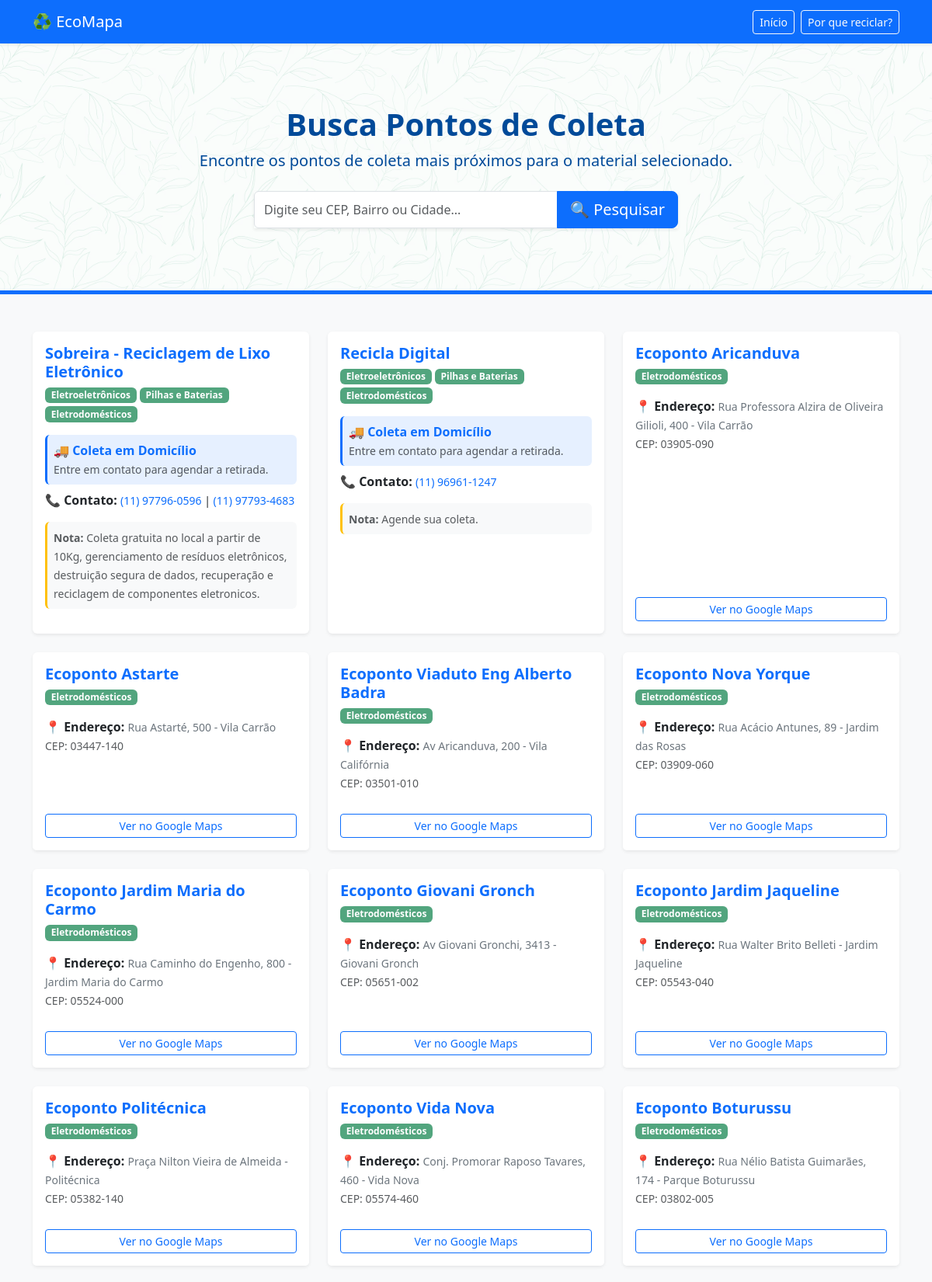
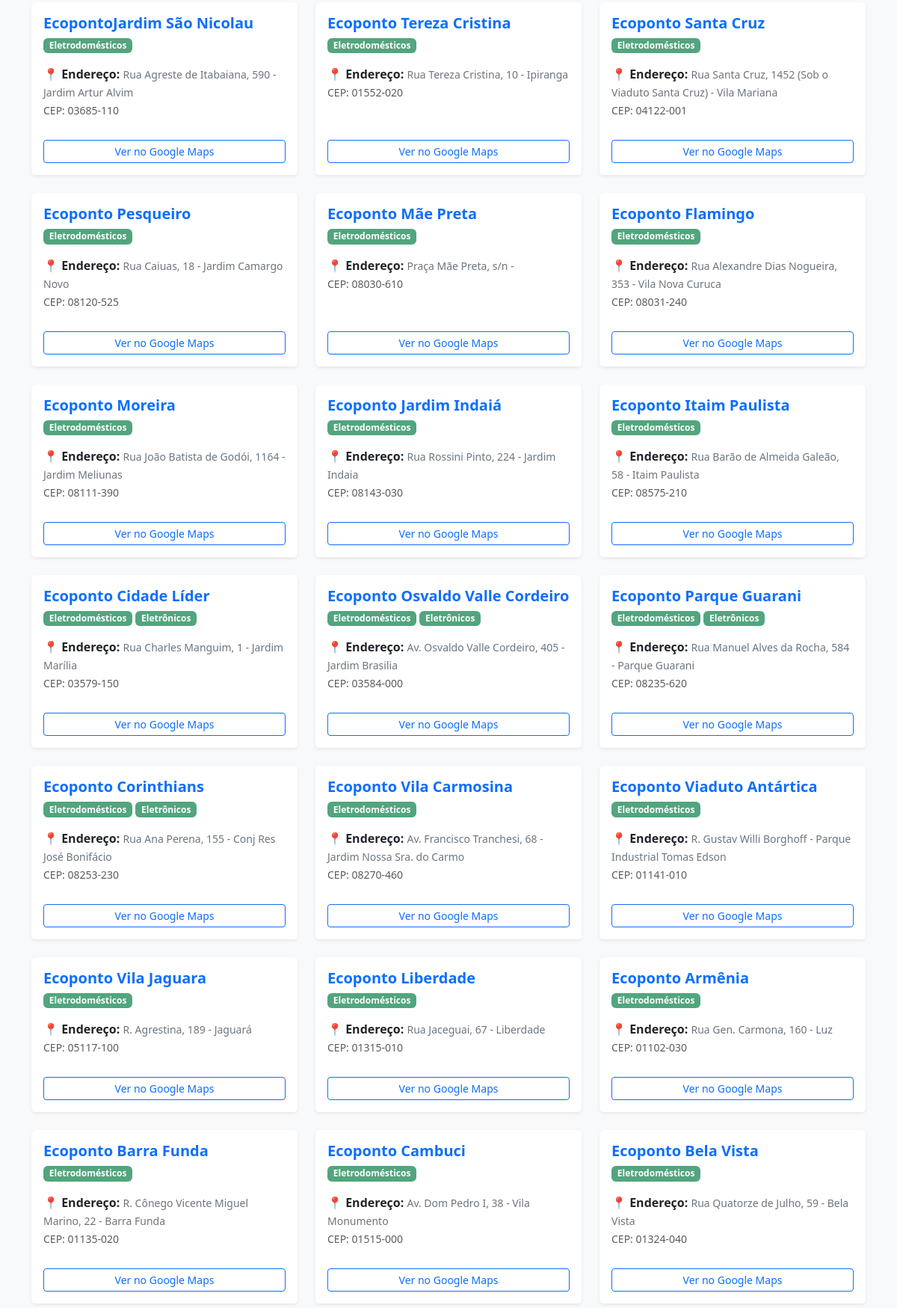
/busca?tipo=Eletrodomésticos (upper part), run on the app's committed database (2 pictures, top to bottom).
### app.py (models this page shows, shortened)
class PontoColeta(db.Model):
    id = db.Column(db.Integer, primary_key=True)
    nome = db.Column(db.String(100), nullable=False)
    endereco = db.Column(db.String(200), nullable=True)
    bairro = db.Column(db.String(100), nullable=True)
    cidade = db.Column(db.String(100), nullable=True)
    cep = db.Column(db.String(20), nullable=True)
    tipo_material = db.Column(db.String(200), nullable=False)
    telefone1 = db.Column(db.String(20))
    telefone2 = db.Column(db.String(20))
    observacoes = db.Column(db.Text)  # Text permite textos mais longos que String
    latitude = db.Column(db.Float)
    longitude = db.Column(db.Float)

### app.py (the view, shortened to what this page needs)
@app.route('/busca', methods=['GET', 'POST'])
def busca():
    resultados = []
    tipo_filtro = request.args.get('tipo')
    busca_texto = request.form.get('cep')
    query = PontoColeta.query
    if tipo_filtro:
        query = query.filter(PontoColeta.tipo_material.ilike(f"%{tipo_filtro}%"))
    resultados = query.limit(90).all()
    return render_template('busca.html', resultados=resultados)

### templates/busca.html (shortened to what this page needs)
<!DOCTYPE html>
<html lang="pt-br">
<head>
    <link href="https://cdn.jsdelivr.net/npm/bootstrap@5.3.0/dist/css/bootstrap.min.css" rel="stylesheet">
    <link rel="stylesheet" href="https://cdn.jsdelivr.net/npm/bootstrap-icons@1.11.3/font/bootstrap-icons.min.css">
</head>
<body class="bg-light">
    <nav class="navbar navbar-dark bg-primary shadow-sm">
        <div class="container">
            <a class="navbar-brand" href="/">♻️ EcoMapa</a>
            <div class="d-flex">
                <a href="/" class="btn btn-outline-light btn-sm me-2">Início</a>
                <a href="/importancia" class="btn btn-outline-light btn-sm">Por que reciclar?</a>
            </div>
        </div>
    </nav>
    <section class="hero-section text-center">
        <div class="container">
            <h1 class="fw-bold">Busca Pontos de Coleta</h1>
            <p class="lead">Encontre os pontos de coleta mais próximos para o material selecionado.</p>
            <div class="row justify-content-center mt-4">
                <div class="col-md-6">
                    <form method="POST" class="input-group shadow-sm">
                       <input type="text" name="cep" class="form-control" placeholder="Digite seu CEP, Bairro ou Cidade..." aria-label="Buscar localização">
                        <button class="btn btn-primary btn-lg" type="submit">🔍 Pesquisar</button>
                    </form>
                </div>
            </div>
        </div>
    </section>
    <div class="container my-5">
        <div class="row g-4">
            {% for ponto in resultados %}
            <div class="col-md-6 col-lg-4">
                <div class="card h-100 shadow-sm border-0 result-card">
                    <div class="card-body">
                        <div class="d-flex justify-content-between align-items-start mb-2">
                            <h5 class="card-title text-primary fw-bold mb-0">{{ ponto.nome }}</h5>
                        </div>
                        <div class="d-flex flex-wrap gap-1 mb-3">
                            {% for material in ponto.tipo_material.split(';') %}
                            <span class="badge bg-success opacity-75">{{ material }}</span>
                            {% endfor %}
                        </div>
                        {% if ponto.endereco %}
                        <p class="card-text mb-1">
                            <strong>📍 Endereço:</strong>
                            <span class="text-secondary small">{{ ponto.endereco }} - {{ ponto.bairro }}
                            <br>
                                <span class="text-muted">CEP: {{ ponto.cep }}</span>
                            </span>
                        </p>
                        {% else %}
                        <div class="p-2 mb-2 bg-primary bg-opacity-10 rounded border-start border-3 border-primary">
                            <p class="card-text mb-0 text-primary fw-bold">
                                🚚 Coleta em Domicílio
                            </p>
                            <span class="text-muted small">Entre em contato para agendar a retirada.</span>
                        </div>
                        {% endif %}
                        {% if ponto.telefone1 or ponto.telefone2 %}
                        <p class="card-text mb-1">
                            <strong>📞 Contato:</strong>
                            <span class="small">
            {% if ponto.telefone1 %}<a href="tel:{{ ponto.telefone1 }}" class="text-decoration-none">{{ ponto.telefone1 }}</a>{% endif %}
            {% if ponto.telefone1 and ponto.telefone2 %} | {% endif %}
            {% if ponto.telefone2 %}<a href="tel:{{ ponto.telefone2 }}" class="text-decoration-none">{{ ponto.telefone2 }}</a>{% endif %}
        </span>
                        </p>
                        {% endif %}
                        {% if ponto.observacoes %}
                        <div class="mt-3 p-2 bg-light rounded border-start border-3 border-warning">
                            <small class="text-muted"><strong>Nota:</strong> {{ ponto.observacoes }}</small>
                        </div>
                        {% endif %}
                    </div>
                    {% if ponto.latitude and ponto.longitude and ponto.endereco %}
                        <div class="card-footer bg-white border-0 pb-3">
                            <a href="https://www.google.com/maps/search/?api=1&query={{ ponto.latitude }},{{ ponto.longitude }}"
                                target="_blank"
                                class="btn btn-outline-primary btn-sm w-100">
                                  Ver no Google Maps
                            </a>
                        </div>
                    {% else %}
                        <div class="pb-3"></div>
                    {% endif %}
                </div>
            </div>
            {% endfor %}
        </div>
    </div>
</body>
</html>

### data on the page
PontoColeta: nome "Sobreira - Reciclagem de Lixo Eletrônico", material "Eletroeletrônicos" "Pilhas e Baterias" "Eletrodomésticos", endereco "🚚 Coleta em Domicílio", shows "Entre em contato para agendar a retirada.", telefone1 "(11) 97796-0596", telefone2 "(11) 97793-4683", observacoes "Coleta gratuita no local a partir de 10Kg, gerenciamento de resíduos eletrônicos, destruição segura de dados, recuperação e reciclagem de componentes eletronicos."
PontoColeta: nome "Recicla Digital", material "Eletroeletrônicos" "Pilhas e Baterias" "Eletrodomésticos", endereco "🚚 Coleta em Domicílio", shows "Entre em contato para agendar a retirada.", telefone2 "(11) 96961-1247", observacoes "Agende sua coleta."
PontoColeta: nome "Ecoponto Aricanduva", tipo_material "Eletrodomésticos", endereco "Rua Professora Alzira de Oliveira Gilioli, 400", bairro "Vila Carrão", cep "03905-090"
PontoColeta: nome "Ecoponto Astarte", tipo_material "Eletrodomésticos", endereco "Rua Astarté, 500", bairro "Vila Carrão", cep "03447-140"
PontoColeta: nome "Ecoponto Viaduto Eng Alberto Badra", tipo_material "Eletrodomésticos", endereco "Av Aricanduva, 200", bairro "Vila Califórnia", cep "03501-010"
PontoColeta: nome "Ecoponto Nova Yorque", tipo_material "Eletrodomésticos", endereco "Rua Acácio Antunes, 89", bairro "Jardim das Rosas", cep "03909-060"
PontoColeta: nome "Ecoponto Jardim Maria do Carmo", tipo_material "Eletrodomésticos", endereco "Rua Caminho do Engenho, 800", bairro "Jardim Maria do Carmo", cep "05524-000"
PontoColeta: nome "Ecoponto Giovani Gronch", tipo_material "Eletrodomésticos", endereco "Av Giovani Gronchi, 3413", bairro "Giovani Gronch", cep "05651-002"
PontoColeta: nome "Ecoponto Jardim Jaqueline", tipo_material "Eletrodomésticos", endereco "Rua Walter Brito Belleti", bairro "Jardim Jaqueline", cep "05543-040"
PontoColeta: nome "Ecoponto Politécnica", tipo_material "Eletrodomésticos", endereco "Praça Nilton Vieira de Almeida", bairro "Politécnica", cep "05382-140"
PontoColeta: nome "Ecoponto Vida Nova", tipo_material "Eletrodomésticos", endereco "Conj. Promorar Raposo Tavares, 460", bairro "Vida Nova", cep "05574-460"
PontoColeta: nome "Ecoponto Boturussu", tipo_material "Eletrodomésticos", endereco "Rua Nélio Batista Guimarães, 174", bairro "Parque Boturussu", cep "03802-005"
PontoColeta: nome "EcopontoJardim São Nicolau", tipo_material "Eletrodomésticos", endereco "Rua Agreste de Itabaiana, 590", bairro "Jardim Artur Alvim", cep "03685-110"
PontoColeta: nome "Ecoponto Tereza Cristina", tipo_material "Eletrodomésticos", endereco "Rua Tereza Cristina, 10", bairro "Ipiranga", cep "01552-020"
PontoColeta: nome "Ecoponto Santa Cruz", tipo_material "Eletrodomésticos", endereco "Rua Santa Cruz, 1452 (Sob o Viaduto Santa Cruz)", bairro "Vila Mariana", cep "04122-001"
PontoColeta: nome "Ecoponto Pesqueiro", tipo_material "Eletrodomésticos", endereco "Rua Caiuas, 18", bairro "Jardim Camargo Novo", cep "08120-525"
PontoColeta: nome "Ecoponto Mãe Preta", tipo_material "Eletrodomésticos", endereco "Praça Mãe Preta, s/n", cep "08030-610"
PontoColeta: nome "Ecoponto Flamingo", tipo_material "Eletrodomésticos", endereco "Rua Alexandre Dias Nogueira, 353", bairro "Vila Nova Curuca", cep "08031-240"
PontoColeta: nome "Ecoponto Moreira", tipo_material "Eletrodomésticos", endereco "Rua João Batista de Godói, 1164", bairro "Jardim Meliunas", cep "08111-390"
PontoColeta: nome "Ecoponto Jardim Indaiá", tipo_material "Eletrodomésticos", endereco "Rua Rossini Pinto, 224", bairro "Jardim Indaia", cep "08143-030"
PontoColeta: nome "Ecoponto Itaim Paulista", tipo_material "Eletrodomésticos", endereco "Rua Barão de Almeida Galeão, 58", bairro "Itaim Paulista", cep "08575-210"
PontoColeta: nome "Ecoponto Cidade Líder", material "Eletrodomésticos" "Eletrônicos", endereco "Rua Charles Manguim, 1", bairro "Jardim Marília", cep "03579-150"
PontoColeta: nome "Ecoponto Osvaldo Valle Cordeiro", material "Eletrodomésticos" "Eletrônicos", endereco "Av. Osvaldo Valle Cordeiro, 405", bairro "Jardim Brasilia", cep "03584-000"
PontoColeta: nome "Ecoponto Parque Guarani", material "Eletrodomésticos" "Eletrônicos", endereco "Rua Manuel Alves da Rocha, 584", bairro "Parque Guarani", cep "08235-620"
PontoColeta: nome "Ecoponto Corinthians", material "Eletrodomésticos" "Eletrônicos", endereco "Rua Ana Perena, 155", bairro "Conj Res José Bonifácio", cep "08253-230"
PontoColeta: nome "Ecoponto Vila Carmosina", tipo_material "Eletrodomésticos", endereco "Av. Francisco Tranchesi, 68", bairro "Jardim Nossa Sra. do Carmo", cep "08270-460"
PontoColeta: nome "Ecoponto Viaduto Antártica", tipo_material "Eletrodomésticos", endereco "R. Gustav Willi Borghoff", bairro "Parque Industrial Tomas Edson", cep "01141-010"
PontoColeta: nome "Ecoponto Vila Jaguara", tipo_material "Eletrodomésticos", endereco "R. Agrestina, 189", bairro "Jaguará", cep "05117-100"
PontoColeta: nome "Ecoponto Liberdade", tipo_material "Eletrodomésticos", endereco "Rua Jaceguai, 67", bairro "Liberdade", cep "01315-010"
PontoColeta: nome "Ecoponto Armênia", tipo_material "Eletrodomésticos", endereco "Rua Gen. Carmona, 160", bairro "Luz", cep "01102-030"
PontoColeta: nome "Ecoponto Barra Funda", tipo_material "Eletrodomésticos", endereco "R. Cônego Vicente Miguel Marino, 22", bairro "Barra Funda", cep "01135-020"
PontoColeta: nome "Ecoponto Cambuci", tipo_material "Eletrodomésticos", endereco "Av. Dom Pedro I, 38", bairro "Vila Monumento", cep "01515-000"
PontoColeta: nome "Ecoponto Bela Vista", tipo_material "Eletrodomésticos", endereco "Rua Quatorze de Julho, 59", bairro "Bela Vista", cep "01324-040"
